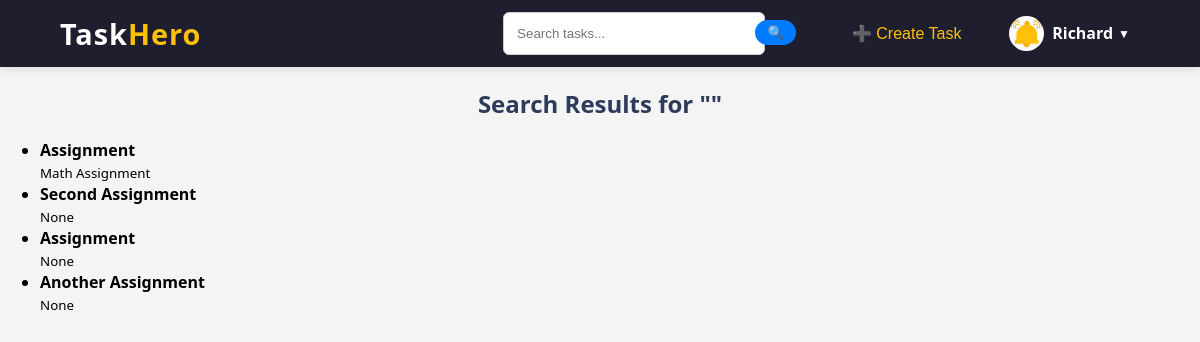
The page /search/ (signed in) on the database as committed earlier.
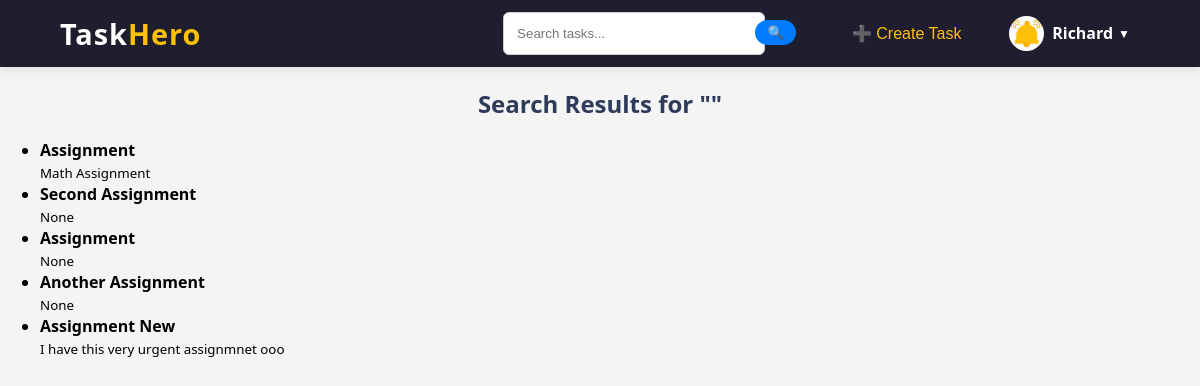
The same page on the database as committed later.
### core/models.py (models this page shows, shortened)
class Task(models.Model):
    STATUS_CHOICES = [
        ('to_do', 'To Do'),
        ('in_progress', 'In Progress'),
        ('completed', 'Completed'),
    ]
    PRIORITY_CHOICES = [
        ('low', 'Low'),
        ('medium', 'Medium'),
        ('high', 'High'),
    ]
    title = models.CharField(max_length=255)
    description = models.TextField()
    due_date = models.DateField()
    status = models.CharField(max_length=20, choices=STATUS_CHOICES, default='to_do')
    priority = models.CharField(max_length=20, choices=PRIORITY_CHOICES, default='low')
    user = models.ForeignKey(User, on_delete=models.CASCADE, related_name='tasks')  # Link task to user

### core/views.py (the view)
# urls.py: path('search/', views.search_tasks, name='search_tasks'),
def search_tasks(request):
    query = request.GET.get('q', '')
    results = Task.objects.filter(
        Q(title__icontains=query) | Q(description__icontains=query),
        user=request.user
    )
    return render(request, 'core/search_results.html', {
        'query': query,
        'results': results
    })

### core/templates/core/search_results.html
{% extends 'core/base.html' %}
{% block content %}
  <h2>Search Results for "{{ query }}"</h2>
  {% if results %}
    <ul class="task-results">
      {% for task in results %}
        <li>
          <strong>{{ task.title }}</strong><br>
          <small>{{ task.description }}</small>
        </li>
      {% endfor %}
    </ul>
  {% else %}
    <p>No tasks found matching your search.</p>
  {% endif %}
{% endblock %}

Rows that differ between the two databases and show on the page:
added Task: title "Assignment New", description "I have this very urgent assignmnet ooo"
